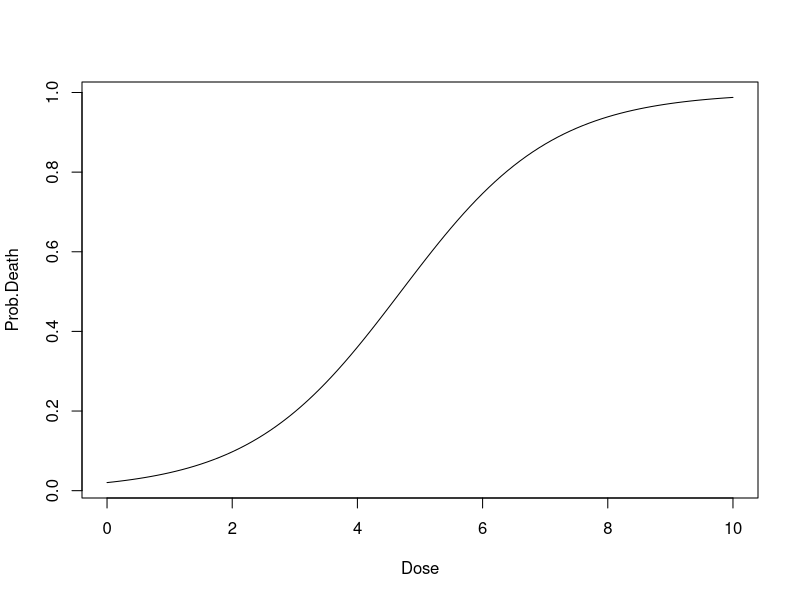

The R script that drew this image:
## ---- chunk 1
knitr::opts_chunk$set(echo = TRUE)
## ---- chunk 2
rm(list = ls())
## ---- chunk 3
X <- kronecker((0: 10), rep(1, 10))
Y <- c(rep(0, 10), rep(0, 10), rep(0, 10), rep(1, 3), rep(0, 7), rep(1, 6), rep(0, 4), rep(1, 6), rep(0, 4), rep(1, 5), rep(0, 5), rep(1, 9), rep(0, 1), rep(1, 9), rep(0, 1), rep(1, 10), rep(1, 10))
## ---- chunk 4
ll.l <- function(x){
  alpha.0 <- x[1]
  alpha.1 <- x[2]
  -sum(Y * log(plogis(X * alpha.1 + alpha.0)) + 
         (1 - Y) * log(1 - plogis(X * alpha.1 + alpha.0)))
}

mle.L <- optim(c(-4, 1), ll.l, hessian = T)
mle.L$par
## ---- chunk 5
library(nleqslv)

m.l <- function(x){
  alpha.0 <- x[1]
  alpha.1 <- x[2]
  m.1 <- sum(Y -plogis(X * alpha.1 + alpha.0))
  m.2 <- sum((Y -plogis(X * alpha.1 + alpha.0)) * X)
  return(c(m.1, m.2))
}

glm.l <- nleqslv(c(-4, 1), m.l)
glm.l$x
## ---- chunk 6

#這格式用來畫圖的
Dose <- seq(0, 10, by = 0.1)
Prob.Death <- plogis(glm.l$x[1] + Dose * glm.l$x[2])
plot(Dose, Prob.Death, type = "l")
